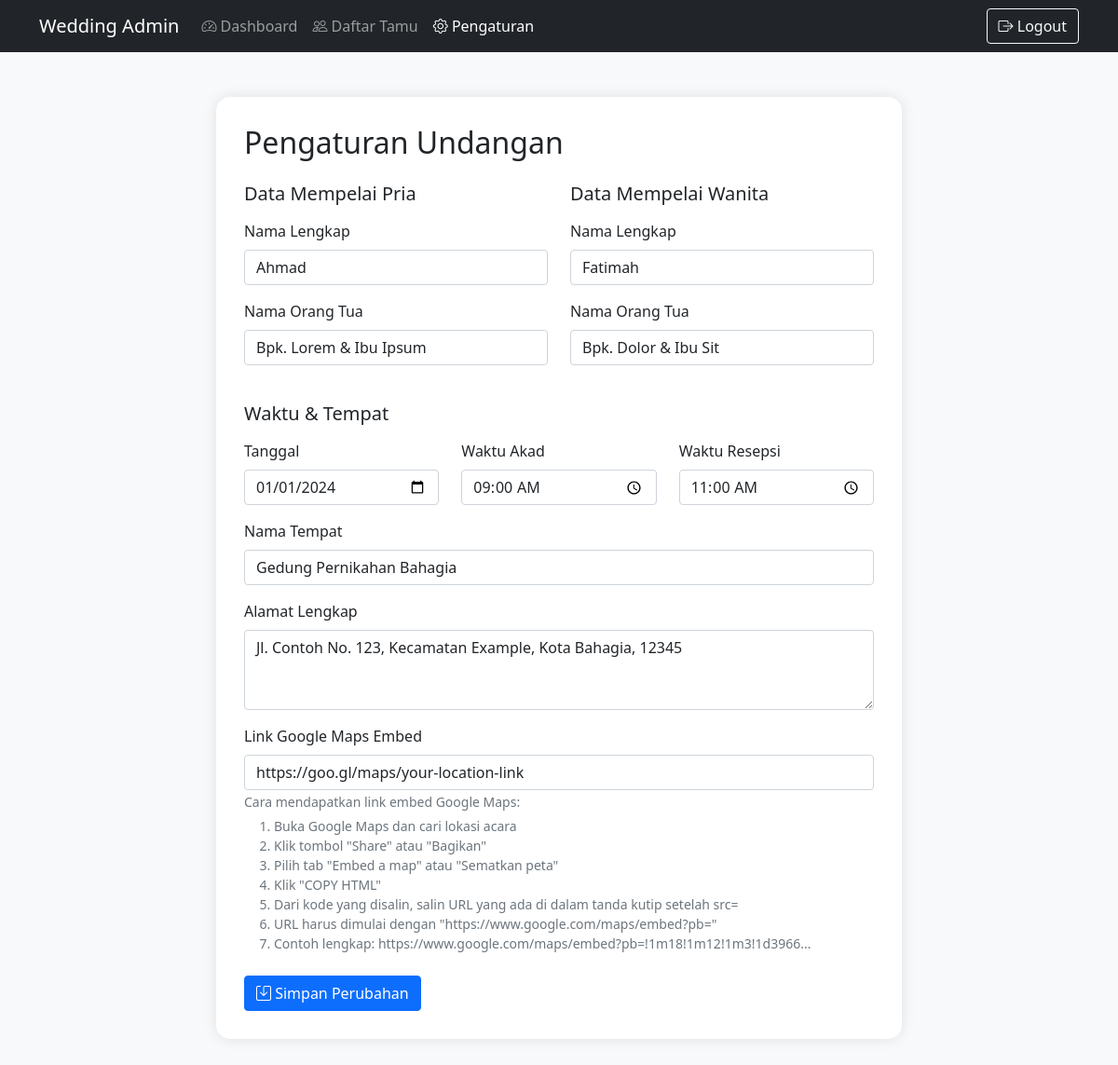
/admin/wedding_settings.php (signed in), run on the app's committed database.
### tables this page shows
CREATE TABLE wedding_info (
    id INT PRIMARY KEY AUTO_INCREMENT,
    groom_name VARCHAR(100) NOT NULL,
    groom_parents VARCHAR(200) NOT NULL,
    bride_name VARCHAR(100) NOT NULL,
    bride_parents VARCHAR(200) NOT NULL,
    wedding_date DATE NOT NULL,
    akad_time TIME NOT NULL,
    reception_time TIME NOT NULL,
    venue_name VARCHAR(200) NOT NULL,
    venue_address TEXT NOT NULL,
    maps_link TEXT NOT NULL,
    updated_at TIMESTAMP DEFAULT CURRENT_TIMESTAMP ON UPDATE CURRENT_TIMESTAMP
);

### admin/wedding_settings.php (the view, shortened to what this page needs)
<?php
require_once '../config/database.php';
try {
    $stmt = $pdo->query("SELECT * FROM wedding_info WHERE id = 1");
    $wedding_info = $stmt->fetch(PDO::FETCH_ASSOC);
} catch(PDOException $e) {
    die("Error: " . $e->getMessage());
}
?>
<!DOCTYPE html>
<html lang="id">
<head>
    <link href="https://cdn.jsdelivr.net/npm/bootstrap@5.1.3/dist/css/bootstrap.min.css" rel="stylesheet">
    <link rel="stylesheet" href="https://cdn.jsdelivr.net/npm/bootstrap-icons@1.7.2/font/bootstrap-icons.css">
</head>
<body class="bg-light">
    <nav class="navbar navbar-expand-lg navbar-dark bg-dark">
        <div class="container">
            <a class="navbar-brand" href="#">Wedding Admin</a>
            <div class="collapse navbar-collapse" id="navbarNav">
                <ul class="navbar-nav me-auto">
                    <li class="nav-item">
                        <a class="nav-link" href="dashboard.php">
                            <i class="bi bi-speedometer2"></i> Dashboard
                        </a>
                    </li>
                    <li class="nav-item">
                        <a class="nav-link" href="konfirmasi.php">
                            <i class="bi bi-people"></i> Daftar Tamu
                        </a>
                    </li>
                    <li class="nav-item">
                        <a class="nav-link active" href="wedding_settings.php">
                            <i class="bi bi-gear"></i> Pengaturan
                        </a>
                    </li>
                </ul>
                <a href="logout.php" class="btn btn-outline-light">
                    <i class="bi bi-box-arrow-right"></i> Logout
                </a>
            </div>
        </div>
    </nav>
    <div class="container py-5">
        <div class="row justify-content-center">
            <div class="col-md-8">
                <div class="form-container">
                    <h2 class="mb-4">Pengaturan Undangan</h2>
                    <form method="POST">
                        <div class="row mb-4">
                            <div class="col-md-6">
                                <h5 class="mb-3">Data Mempelai Pria</h5>
                                <div class="mb-3">
                                    <label class="form-label">Nama Lengkap</label>
                                    <input type="text" class="form-control" name="groom_name"
                                           value="<?php echo htmlspecialchars($wedding_info['groom_name']); ?>" required>
                                </div>
                                <div class="mb-3">
                                    <label class="form-label">Nama Orang Tua</label>
                                    <input type="text" class="form-control" name="groom_parents"
                                           value="<?php echo htmlspecialchars($wedding_info['groom_parents']); ?>" required>
                                </div>
                            </div>
                            <div class="col-md-6">
                                <h5 class="mb-3">Data Mempelai Wanita</h5>
                                <div class="mb-3">
                                    <label class="form-label">Nama Lengkap</label>
                                    <input type="text" class="form-control" name="bride_name"
                                           value="<?php echo htmlspecialchars($wedding_info['bride_name']); ?>" required>
                                </div>
                                <div class="mb-3">
                                    <label class="form-label">Nama Orang Tua</label>
                                    <input type="text" class="form-control" name="bride_parents"
                                           value="<?php echo htmlspecialchars($wedding_info['bride_parents']); ?>" required>
                                </div>
                            </div>
                        </div>
                        <h5 class="mb-3">Waktu & Tempat</h5>
                        <div class="row mb-3">
                            <div class="col-md-4">
                                <label class="form-label">Tanggal</label>
                                <input type="date" class="form-control" name="wedding_date"
                                       value="<?php echo $wedding_info['wedding_date']; ?>" required>
                            </div>
                            <div class="col-md-4">
                                <label class="form-label">Waktu Akad</label>
                                <input type="time" class="form-control" name="akad_time"
                                       value="<?php echo $wedding_info['akad_time']; ?>" required>
                            </div>
                            <div class="col-md-4">
                                <label class="form-label">Waktu Resepsi</label>
                                <input type="time" class="form-control" name="reception_time"
                                       value="<?php echo $wedding_info['reception_time']; ?>" required>
                            </div>
                        </div>
                        <div class="mb-3">
                            <label class="form-label">Nama Tempat</label>
                            <input type="text" class="form-control" name="venue_name"
                                   value="<?php echo htmlspecialchars($wedding_info['venue_name']); ?>" required>
                        </div>
                        <div class="mb-3">
                            <label class="form-label">Alamat Lengkap</label>
                            <textarea class="form-control" name="venue_address" rows="3" required><?php
                                echo htmlspecialchars($wedding_info['venue_address']);
                            ?></textarea>
                        </div>
                        <div class="mb-4">
                            <label class="form-label">Link Google Maps Embed</label>
                            <input type="text" class="form-control" name="maps_link"
                                   value="<?php echo htmlspecialchars($wedding_info['maps_link']); ?>" required>
                            <small class="form-text text-muted">
                                Cara mendapatkan link embed Google Maps:
                                <ol class="mt-1">
                                    <li>Buka Google Maps dan cari lokasi acara</li>
                                    <li>Klik tombol "Share" atau "Bagikan"</li>
                                    <li>Pilih tab "Embed a map" atau "Sematkan peta"</li>
                                    <li>Klik "COPY HTML"</li>
                                    <li>Dari kode yang disalin, salin URL yang ada di dalam tanda kutip setelah src=</li>
                                    <li>URL harus dimulai dengan "https://www.google.com/maps/embed?pb="</li>
                                    <li>Contoh lengkap: https://www.google.com/maps/embed?pb=!1m18!1m12!1m3!1d3966...</li>
                                </ol>
                            </small>
                        </div>
                        <button type="submit" class="btn btn-primary">
                            <i class="bi bi-save"></i> Simpan Perubahan
                        </button>
                    </form>
                </div>
            </div>
        </div>
    </div>
</body>
</html>

### admin/wedding_settings.php (style rules this page uses)
.form-container { background: white; padding: 30px; border-radius: 15px; box-shadow: 0 0 15px rgba(0,0,0,0.1); }
.form-label { font-weight: 500; }

### data on the page
wedding_info: groom_name "Ahmad", groom_parents "Bpk. Lorem & Ibu Ipsum", bride_name "Fatimah", bride_parents "Bpk. Dolor & Ibu Sit", wedding_date "01/01/2024", akad_time "09:00:00", reception_time "11:00:00", venue_name "Gedung Pernikahan Bahagia", venue_address "Jl. Contoh No. 123, Kecamatan Example, Kota Bahagia, 12345", maps_link "https://goo.gl/maps/your-location-link"
